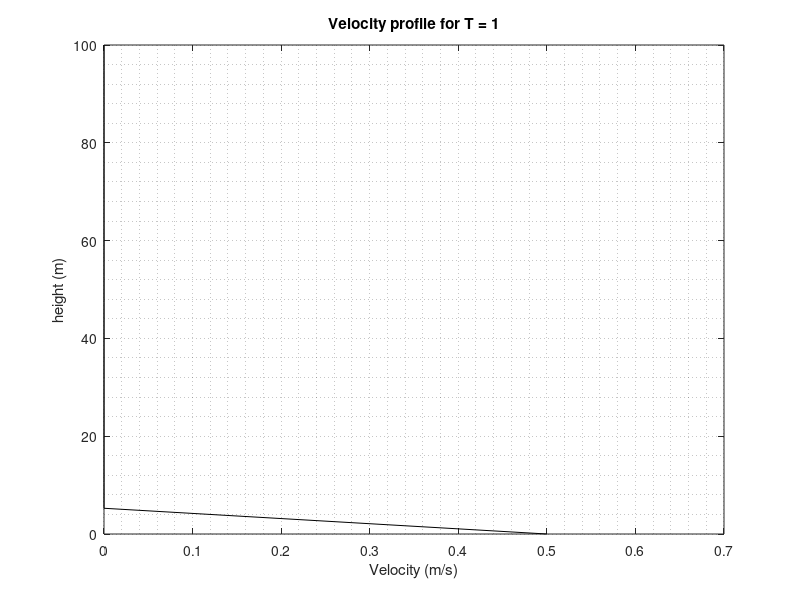

MATLAB code to generate this figure:
clc; clear all; close all

% Setup

U0 = 0;     % Initial speed
nu = 10^(-6);           % Kinematic viscocity nu = mu/rho
h = 100;               % Height
nmbrPts = 20;           % Number of vertical divides
% Reynolds Number?
%omega   = Re*nu/(h^2);      % Omega

% Discretization
dy = h/(nmbrPts - 1);      % height step --- MINUS ONE FOR SOME REASON
dt = 0.5 * (dy^2) / nu; % time step
C = (nu*dt)/(dy^2);     % Stability parameter

elapsedTime = int32(1);        % Measure profile at this time
tsteps = idivide(elapsedTime, dt, 'ceil');  % Find number of steps, round up

t = 0;
Uo = 1;     % Speed constant
U = zeros(tsteps, nmbrPts);     % Velocities
% Rows are the speeds for different times, columns are at different heights
%Unew = zeros(nmbrPts + 2);  % Updating velocity values or something...
y = linspace(0,h,nmbrPts);

% FIRST ITERATION
Uplate = 1;
Uup = [U(1,2:end) 0];
Udown = [Uplate U(1,1:end-1)];
U(1, :) = U(1, :) + (C .* (Udown + Uup - 2.*U(1, :)));


for i = 2:tsteps
  %Uplate = Uo*sin(omega(1)*t);   % Velocity of bottom plate
  Uplate = 1;
  % [1 2 3 4] becomes [2 3 4 0]
  Uup = [U((i-1),2:end) 0];
  % [1 2 3 4] becomes [Uplate 1 2 3]
  Udown = [Uplate U(i-1,1:end-1)];
  t = t+dt;
  U(i, :) = U(i-1, :) + (C .* (Udown + Uup - 2.*U(i-1, :)));  % Update speeds for current time
  U(i, 1) = Uplate;   % Set plate speed
end

plot(U(end,:), y, 'k');
title(['Velocity profile for T = ',num2str(elapsedTime)]);
xlabel('Velocity (m/s)');
ylabel('height (m)')
grid minor
